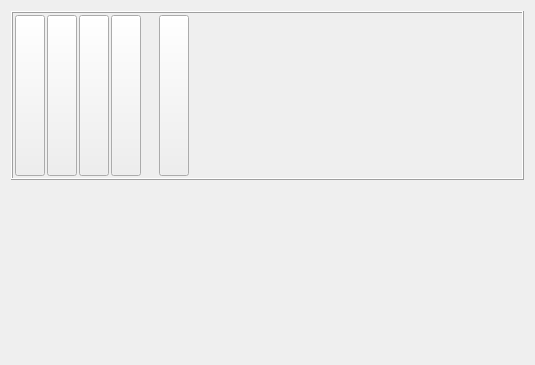
<?xml version="1.0" encoding="UTF-8"?>
<ui version="4.0">
 <class>master_print</class>
 <widget class="QWidget" name="master">
  <property name="geometry">
   <rect>
    <x>0</x>
    <y>0</y>
    <width>535</width>
    <height>365</height>
   </rect>
  </property>
  <property name="windowTitle">
   <string>Form</string>
  </property>
  <layout class="QVBoxLayout" name="verticalLayout_2">
   <item>
    <widget class="QFrame" name="barraBotones">
     <property name="frameShape">
      <enum>QFrame::Box</enum>
     </property>
     <property name="frameShadow">
      <enum>QFrame::Raised</enum>
     </property>
     <layout class="QHBoxLayout" name="horizontalLayout">
      <property name="spacing">
       <number>2</number>
      </property>
      <property name="leftMargin">
       <number>2</number>
      </property>
      <property name="topMargin">
       <number>2</number>
      </property>
      <property name="rightMargin">
       <number>2</number>
      </property>
      <property name="bottomMargin">
       <number>2</number>
      </property>
      <item>
       <widget class="QToolButton" name="toolButtonInsert">
        <property name="enabled">
         <bool>true</bool>
        </property>
        <property name="sizePolicy">
         <sizepolicy hsizetype="Minimum" vsizetype="Minimum">
          <horstretch>0</horstretch>
          <verstretch>0</verstretch>
         </sizepolicy>
        </property>
        <property name="minimumSize">
         <size>
          <width>30</width>
          <height>30</height>
         </size>
        </property>
        <property name="text">
         <string/>
        </property>
        <property name="icon">
         <iconset>
          <normaloff>../../core/images/icons/insert.png</normaloff>../../core/images/icons/insert.png</iconset>
        </property>
        <property name="iconSize">
         <size>
          <width>20</width>
          <height>20</height>
         </size>
        </property>
        <property name="popupMode">
         <enum>QToolButton::DelayedPopup</enum>
        </property>
       </widget>
      </item>
      <item>
       <widget class="QToolButton" name="toolButtonEdit">
        <property name="sizePolicy">
         <sizepolicy hsizetype="Minimum" vsizetype="Minimum">
          <horstretch>0</horstretch>
          <verstretch>0</verstretch>
         </sizepolicy>
        </property>
        <property name="minimumSize">
         <size>
          <width>30</width>
          <height>30</height>
         </size>
        </property>
        <property name="text">
         <string/>
        </property>
        <property name="icon">
         <iconset>
          <normaloff>../../core/images/icons/edit.png</normaloff>../../core/images/icons/edit.png</iconset>
        </property>
        <property name="iconSize">
         <size>
          <width>20</width>
          <height>20</height>
         </size>
        </property>
       </widget>
      </item>
      <item>
       <widget class="QToolButton" name="toolButtonDelete">
        <property name="sizePolicy">
         <sizepolicy hsizetype="Minimum" vsizetype="Minimum">
          <horstretch>0</horstretch>
          <verstretch>0</verstretch>
         </sizepolicy>
        </property>
        <property name="minimumSize">
         <size>
          <width>30</width>
          <height>30</height>
         </size>
        </property>
        <property name="text">
         <string/>
        </property>
        <property name="icon">
         <iconset>
          <normaloff>../../core/images/icons/delete.png</normaloff>../../core/images/icons/delete.png</iconset>
        </property>
        <property name="iconSize">
         <size>
          <width>20</width>
          <height>20</height>
         </size>
        </property>
       </widget>
      </item>
      <item>
       <widget class="QToolButton" name="toolButtonZoom">
        <property name="sizePolicy">
         <sizepolicy hsizetype="Minimum" vsizetype="Minimum">
          <horstretch>0</horstretch>
          <verstretch>0</verstretch>
         </sizepolicy>
        </property>
        <property name="minimumSize">
         <size>
          <width>30</width>
          <height>30</height>
         </size>
        </property>
        <property name="text">
         <string/>
        </property>
        <property name="icon">
         <iconset>
          <normaloff>../../core/images/icons/zoom.png</normaloff>../../core/images/icons/zoom.png</iconset>
        </property>
        <property name="iconSize">
         <size>
          <width>20</width>
          <height>20</height>
         </size>
        </property>
        <property name="autoExclusive">
         <bool>false</bool>
        </property>
        <property name="toolButtonStyle">
         <enum>Qt::ToolButtonIconOnly</enum>
        </property>
       </widget>
      </item>
      <item>
       <spacer name="horizontalSpacer">
        <property name="orientation">
         <enum>Qt::Horizontal</enum>
        </property>
        <property name="sizeType">
         <enum>QSizePolicy::Fixed</enum>
        </property>
        <property name="sizeHint" stdset="0">
         <size>
          <width>16</width>
          <height>30</height>
         </size>
        </property>
       </spacer>
      </item>
      <item>
       <widget class="QToolButton" name="toolButtonPrint">
        <property name="sizePolicy">
         <sizepolicy hsizetype="Minimum" vsizetype="Minimum">
          <horstretch>0</horstretch>
          <verstretch>0</verstretch>
         </sizepolicy>
        </property>
        <property name="minimumSize">
         <size>
          <width>30</width>
          <height>30</height>
         </size>
        </property>
        <property name="text">
         <string/>
        </property>
        <property name="icon">
         <iconset>
          <normaloff>../../core/images/icons/print.png</normaloff>../../core/images/icons/print.png</iconset>
        </property>
        <property name="iconSize">
         <size>
          <width>20</width>
          <height>20</height>
         </size>
        </property>
        <property name="autoExclusive">
         <bool>false</bool>
        </property>
        <property name="toolButtonStyle">
         <enum>Qt::ToolButtonIconOnly</enum>
        </property>
       </widget>
      </item>
      <item>
       <spacer name="Spacer2">
        <property name="orientation">
         <enum>Qt::Horizontal</enum>
        </property>
        <property name="sizeHint" stdset="0">
         <size>
          <width>346</width>
          <height>20</height>
         </size>
        </property>
       </spacer>
      </item>
     </layout>
    </widget>
   </item>
   <item>
    <widget class="FLTableDB" name="tableDBRecords"/>
   </item>
  </layout>
 </widget>
 <customwidgets>
  <customwidget>
   <class>FLTableDB</class>
   <extends>QWidget</extends>
   <header>fltabledb</header>
  </customwidget>
 </customwidgets>
 <resources>
  <include location="../../../../../../nuevo.qrc"/>
 </resources>
 <connections>
  <connection>
   <sender>toolButtonInsert</sender>
   <signal>clicked()</signal>
   <receiver>tableDBRecords</receiver>
   <slot>insertRecord()</slot>
   <hints>
    <hint type="sourcelabel">
     <x>35</x>
     <y>35</y>
    </hint>
    <hint type="destinationlabel">
     <x>267</x>
     <y>212</y>
    </hint>
   </hints>
  </connection>
  <connection>
   <sender>toolButtonEdit</sender>
   <signal>clicked()</signal>
   <receiver>tableDBRecords</receiver>
   <slot>editRecord()</slot>
   <hints>
    <hint type="sourcelabel">
     <x>71</x>
     <y>35</y>
    </hint>
    <hint type="destinationlabel">
     <x>267</x>
     <y>212</y>
    </hint>
   </hints>
  </connection>
  <connection>
   <sender>toolButtonZoom</sender>
   <signal>clicked()</signal>
   <receiver>tableDBRecords</receiver>
   <slot>browseRecord()</slot>
   <hints>
    <hint type="sourcelabel">
     <x>143</x>
     <y>35</y>
    </hint>
    <hint type="destinationlabel">
     <x>267</x>
     <y>212</y>
    </hint>
   </hints>
  </connection>
  <connection>
   <sender>toolButtonDelete</sender>
   <signal>clicked()</signal>
   <receiver>tableDBRecords</receiver>
   <slot>deleteRecord()</slot>
   <hints>
    <hint type="sourcelabel">
     <x>107</x>
     <y>35</y>
    </hint>
    <hint type="destinationlabel">
     <x>267</x>
     <y>212</y>
    </hint>
   </hints>
  </connection>
  <connection>
   <sender>tableDBRecords</sender>
   <signal>insertOnlyChanged()</signal>
   <receiver>toolButtonEdit</receiver>
   <slot>setDisabled(bool)</slot>
   <hints>
    <hint type="sourcelabel">
     <x>267</x>
     <y>212</y>
    </hint>
    <hint type="destinationlabel">
     <x>71</x>
     <y>35</y>
    </hint>
   </hints>
  </connection>
  <connection>
   <sender>tableDBRecords</sender>
   <signal>readOnlyChanged()</signal>
   <receiver>toolButtonInsert</receiver>
   <slot>setDisabled(bool)</slot>
   <hints>
    <hint type="sourcelabel">
     <x>267</x>
     <y>212</y>
    </hint>
    <hint type="destinationlabel">
     <x>35</x>
     <y>35</y>
    </hint>
   </hints>
  </connection>
  <connection>
   <sender>tableDBRecords</sender>
   <signal>readOnlyChanged()</signal>
   <receiver>toolButtonEdit</receiver>
   <slot>setDisabled(bool)</slot>
   <hints>
    <hint type="sourcelabel">
     <x>267</x>
     <y>212</y>
    </hint>
    <hint type="destinationlabel">
     <x>71</x>
     <y>35</y>
    </hint>
   </hints>
  </connection>
  <connection>
   <sender>tableDBRecords</sender>
   <signal>insertOnlyChanged()</signal>
   <receiver>toolButtonDelete</receiver>
   <slot>setDisabled(bool)</slot>
   <hints>
    <hint type="sourcelabel">
     <x>267</x>
     <y>212</y>
    </hint>
    <hint type="destinationlabel">
     <x>107</x>
     <y>35</y>
    </hint>
   </hints>
  </connection>
  <connection>
   <sender>tableDBRecords</sender>
   <signal>readOnlyChanged()</signal>
   <receiver>toolButtonDelete</receiver>
   <slot>setDisabled(bool)</slot>
   <hints>
    <hint type="sourcelabel">
     <x>267</x>
     <y>212</y>
    </hint>
    <hint type="destinationlabel">
     <x>107</x>
     <y>35</y>
    </hint>
   </hints>
  </connection>
 </connections>
</ui>
